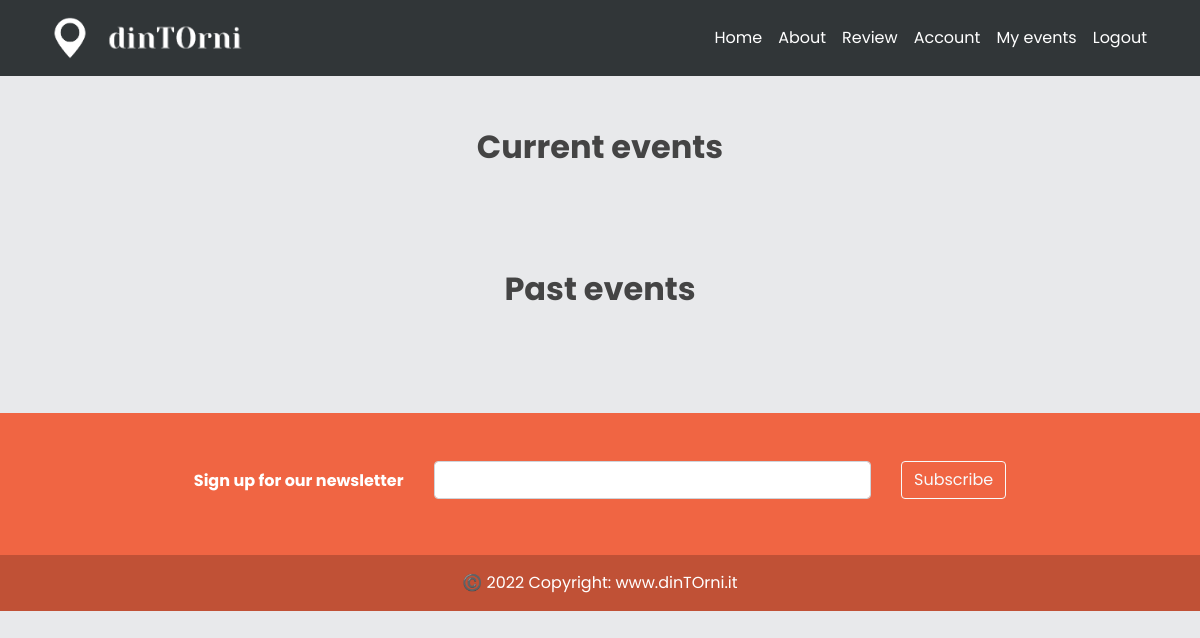
Before: /user/events_joined (signed in) with the older database file.
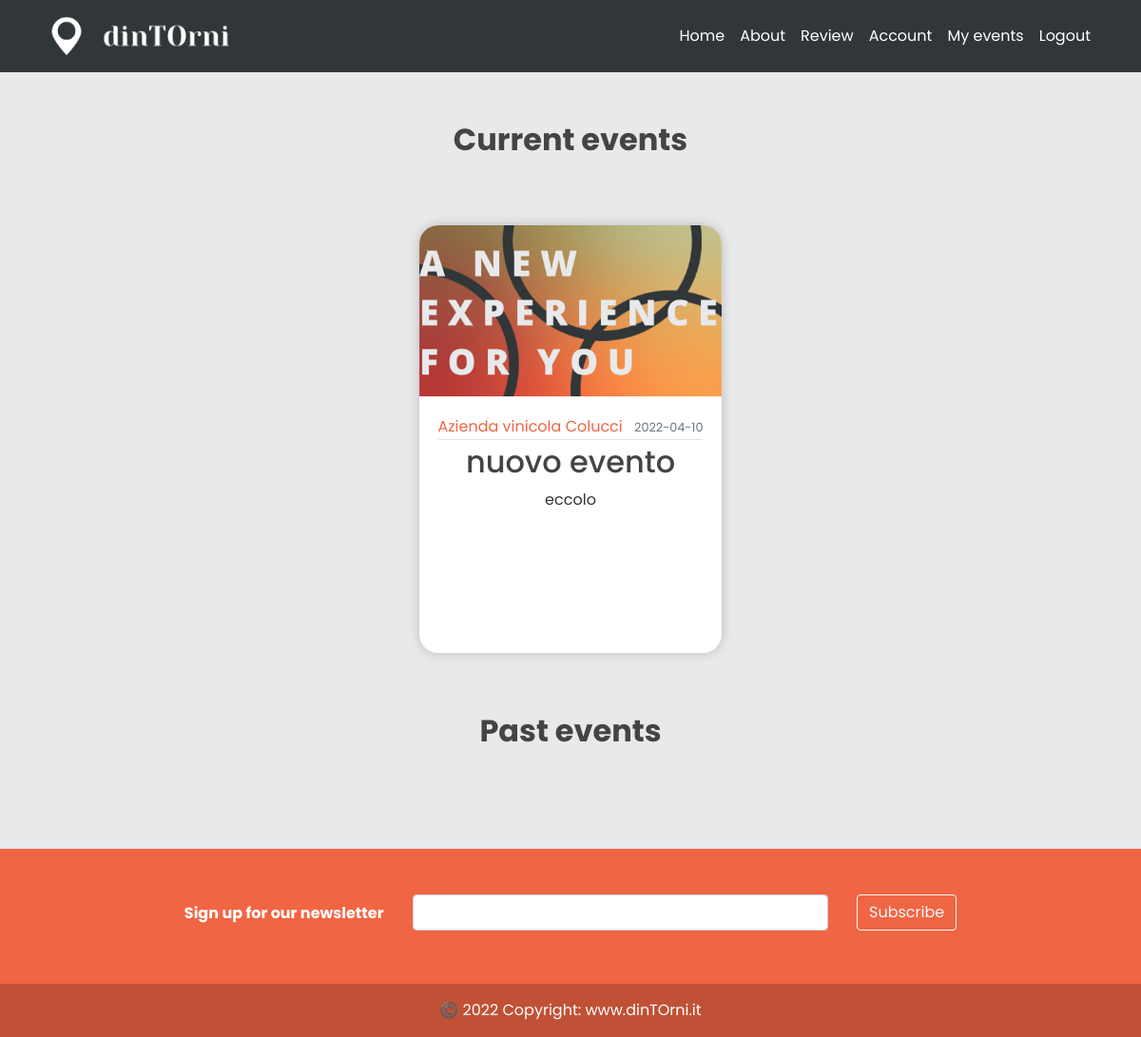
After: the same page with the newer database file.
### models.py (models this page shows, shortened)
class Event(db.Model):
    id = db.Column(db.Integer, primary_key=True)
    title = db.Column(db.String(100), nullable=False)
    date_event = db.Column(db.Date, nullable=False)
    location = db.Column(db.Text, default='eccolo', nullable=False)
    price = db.Column(db.Float, default=1, nullable = True)
    equipment = db.Column(db.Text, default='eccolo', nullable=True)
    min_users = db.Column(db.Integer, default=2, nullable=True)
    date_posted = db.Column(db.DateTime,
                            default=datetime.utcnow())  # default è listante corrente in cui posto
    content = db.Column(db.Text, default='eccolo', nullable=False)
    weaknesses = db.Column(db.Text, default='eccolo', nullable=True)
    image_event1 = db.Column(db.String(20), nullable=False, default='default.jpg')
    image_event2 = db.Column(db.String(20), nullable=False, default='default.jpg')
    image_event3 = db.Column(db.String(20), nullable=False, default='default.jpg')
    business_id = db.Column(db.Integer, db.ForeignKey('business.id'))  # db integer, è una chiave devo specificare la relazi

class User(db.Model, UserMixin):
    _tablename__ = 'user'
    id = db.Column(db.Integer, primary_key=True)
    email = db.Column(db.String(120), unique=True, nullable=False)
    image_file = db.Column(db.String(20), nullable=False, default='default.jpg')
    password = db.Column(db.String(60), nullable=False)
    telephone = db.Column(db.Integer(), nullable=False)
    type= db.Column(db.String(20))
    __mapper_args__={
        'polymorphic_identity': 'user',
        'polymorphic_on': type
    }

class Business(User, db.Model):
    _tablename__ = 'business'
    id = db.Column(db.Integer, db.ForeignKey('user.id'), primary_key=True)
    name = db.Column(db.String(20), unique=True, nullable=False)
    vat_number = db.Column(db.Integer())#rimettere i nullable
    city = db.Column(db.String(20))
    address = db.Column(db.String(30))
    events = db.relationship('Event', backref='creator', lazy=True)
    link_facebook = db.Column(db.String())
    link_instagram = db.Column(db.String())
    link_twitter = db.Column(db.String())
    link_website = db.Column(db.String())
    __mapper_args__ = {
        'polymorphic_identity': 'business',
    }

### app/users/routes.py (the view)
@users.route("/user/events_joined")
@login_required
def user_events():
    page = request.args.get('page', 1, type=int)
    jevents = JoinEvent.query.filter_by(user_id= current_user.id).all()
    events = []
    for e in jevents:
        ev = Event.query.filter_by(id = e.event_id).first()
        if ev:
            if ev.date_event > datetime.today().date():
                events.append(ev)
    events_already_done = []
    for e in jevents:
        ev = Event.query.filter_by(id=e.event_id).first()
        if ev:
            if ev.date_event < datetime.today().date():
                events_already_done.append(ev)
    return render_template('user_events.html', user=current_user, events = events, events_already_done=events_already_done)

### models.py (called while the page is built)
@login_manager.user_loader
def load_user(email):
    user = User.query.get(email)
    return user

### app/templates/user_events.html (shortened to what this page needs)
{% extends "layout.html" %}
{% block content %}
    <div class="container">
    <div class="row text-center justify-content-center mb-5">
        <div class="col-xl-6 col-lg-8 pt-5">
            <h2 class="font-weight-bold">Current events</h2>
        </div>
    </div>
    </div>
    {% if events.total!=0 %}
     <section>
        <div class="container">
            <div class="row justify-content-around">
                    {% for event in events %}
                        <div class="card" id="card_home" style="margin: 15px;">
                            <img class="card-img-top" style="width: 100%; height: 15vw; object-fit: cover;" src="{{ url_for('static', filename='profile_pics/' + event.image_event1) }}">
                            <div class="card-body align-center">
                                <div class="article-metadata">
                                    <a class="mr-2" href="{{ url_for('users.business_events', name=event.creator.name) }}">{{ event.creator.name }}</a>
                                    <small class="text-muted">{{ event.date_event.strftime('%Y-%m-%d') }}</small>
                                </div>
                                <h2><a class="article-title" href="{{ url_for('events.update_event', event_id=event.id) }}">{{ event.title }}</a></h2>
                                <p class="article-content">{{ event.content }}</p>
                            </div>
                        </div>
                    {% endfor %}
            </div>
        </div>
    </section>
    {% endif %}
<div class="container">
    <div class="row text-center justify-content-center mb-5">
        <div class="col-xl-6 col-lg-8 pt-5">
            <h2 class="font-weight-bold">Past events</h2>
        </div>
    </div>
</div>
{% if events_already_done.total!=0 %}
    <section>
        <div class="container pb-5">
        </div>
    </section>
{% endif %}
{% endblock content %}

Changed rows visible on the page:
now on this page (row edited): Event: image_event1 (placeholder picture), creator.name "Azienda vinicola Colucci", date_event "2022-04-10", title "nuovo evento", content "eccolo"
